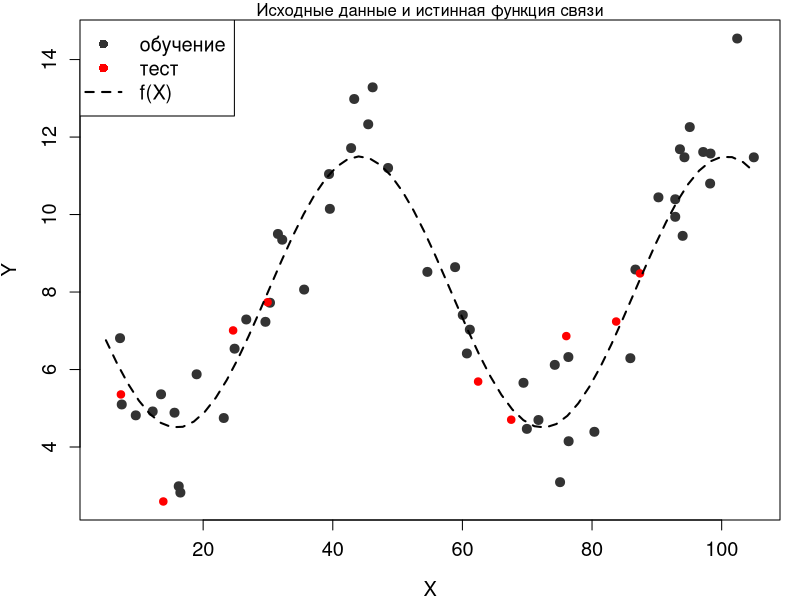
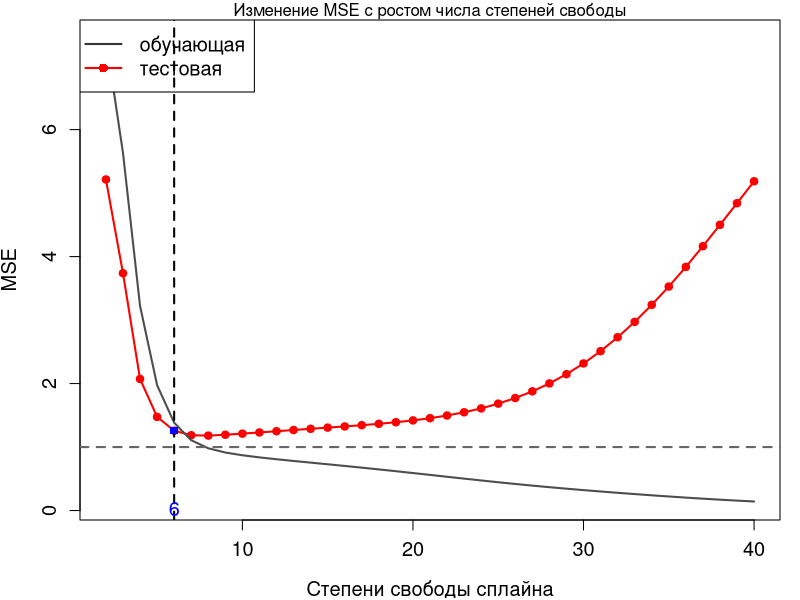
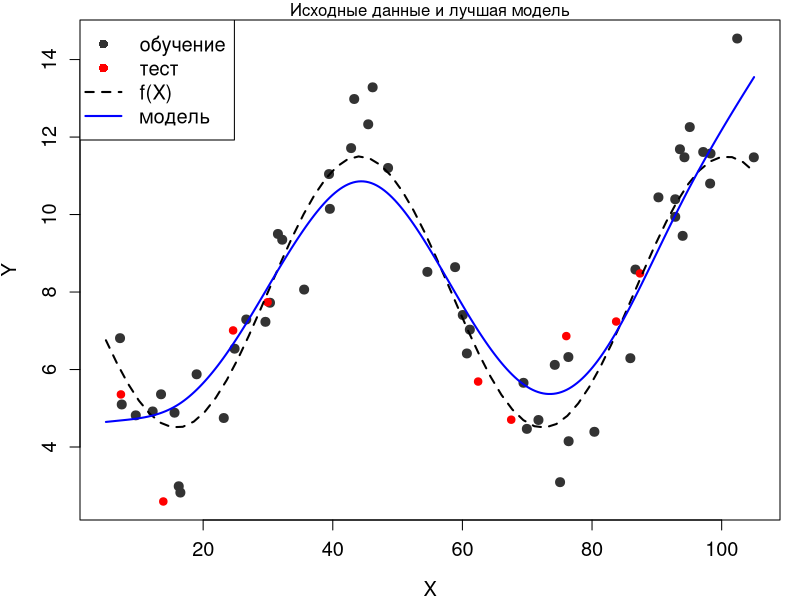
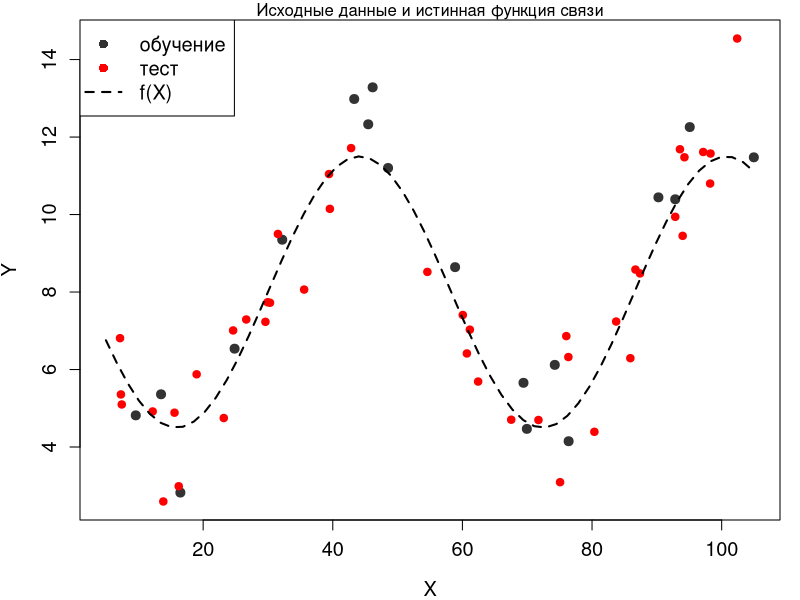
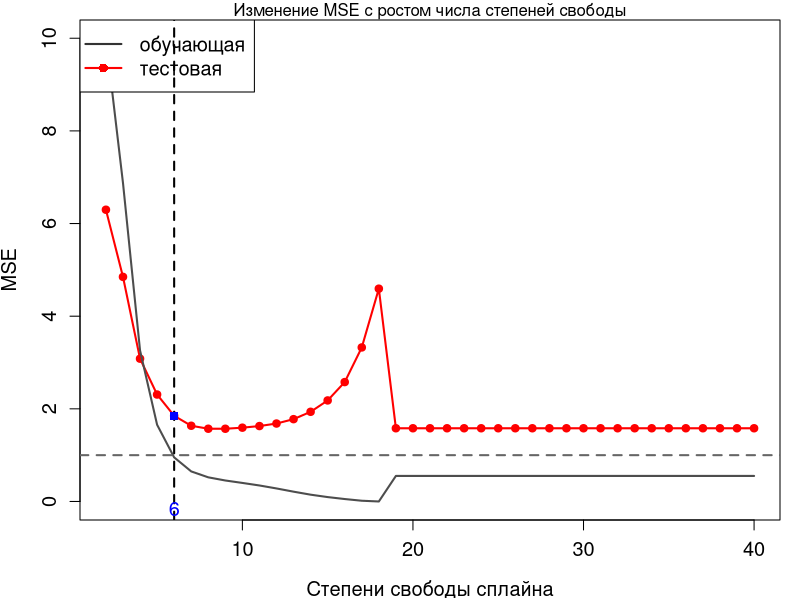
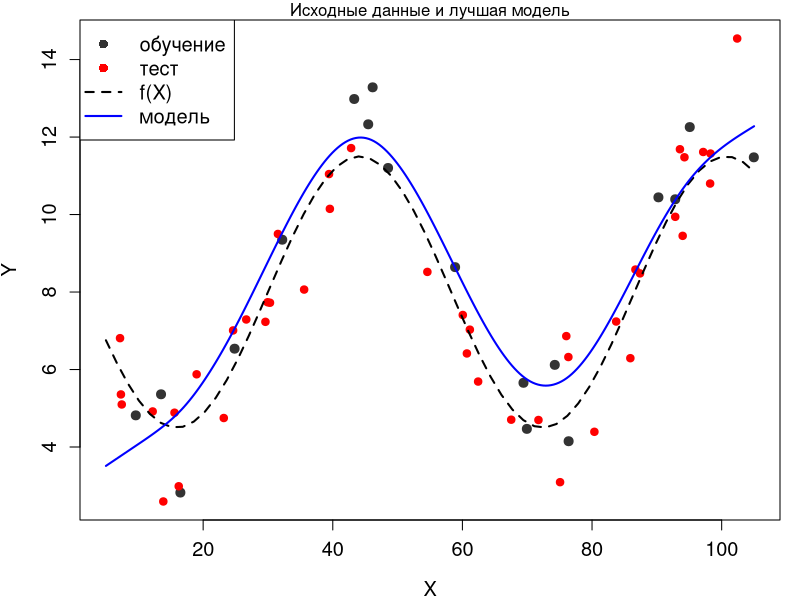

Here is the R script that generated these plots, in order:
## ---- chunk 1

my.seed <- 1486372882    
n.all <- 60              
train.percent <- 0.85   
res.sd <- 1             
x.min <- 5               
x.max <- 105            

set.seed(my.seed)
x <- runif(x.min, x.max, n = n.all)

# случайный шум
set.seed(my.seed)
res <- rnorm(mean = 0, sd = res.sd, n = n.all)

# отбираем наблюдения в обучающую выборку
set.seed(my.seed)
inTrain <- sample(seq_along(x), size = train.percent*n.all)

# истинная функция взаимосвязи
y.func <- function(x) {8+3.5*sin((x - 30)/9)}

# для графика истинной взаимосвязи
x.line <- seq(x.min, x.max, length = n.all)
y.line <- y.func(x.line)

# фактические значения y (с шумом)
y <- y.func(x) + res

# Создаём векторы с данными для построения графиков 

# наблюдения на обучающей выборке
x.train <- x[inTrain]
y.train <- y[inTrain]

# наблюдения на тестовой выборке
x.test <- x[-inTrain]
y.test <- y[-inTrain]
## ---- chunk 2
par(mar = c(4, 4, 1, 1))
x.lim <- c(x.min, x.max)
y.lim <- c(min(y), max(y))

# наблюдения с шумом (обучающая выборка)
plot(x.train, y.train, 
     col = grey(0.2), bg = grey(0.2), pch = 21,
     xlab = 'X', ylab = 'Y', 
     xlim = x.lim, ylim = y.lim, 
     cex = 1.2, cex.lab = 1.2, cex.axis = 1.2)

mtext('Исходные данные и истинная функция связи', side = 3)

# наблюдения тестовой выборки
points(x.test, y.test, col = 'red', bg = 'red', pch = 21)

# истинная функция
lines(x.line, y.line, lwd = 2, lty = 2)

legend('topleft', legend = c('обучение', 'тест', 'f(X)'),
       pch = c(16, 16, NA), 
       col = c(grey(0.2), 'red', 'black'),  
       lty = c(0, 0, 2), lwd = c(1, 1, 2), cex = 1.2)
## ---- chunk 3
mod <- smooth.spline(x = x.train, y = y.train, df = 6)

# модельные значения для расчёта ошибок
y.model.train <- predict(mod, data.frame(x = x.train))$y[, 1]
y.model.test <- predict(mod, data.frame(x = x.test))$y[, 1]

# считаем средний квадрат ошибки на обечающей и тестовой выборке
MSE <- c(sum((y.train - y.model.train)^2) / length(x.train),
         sum((y.test - y.model.test)^2) / length(x.test))
names(MSE) <- c('train', 'test')
round(MSE, 2)
#  Теперь строим модели с df от 2 до 40 

# максимальное число степеней свободы для модели сплайна
max.df <- 40

tbl <- data.frame(df = 2:max.df)   # таблица для записи ошибок
tbl$MSE.train <- 0                 # столбец: ошибки на обучающей выборке
tbl$MSE.test <- 0                  # столбец: ошибки на тестовой выборке

# цикл по степеням свободы
for (i in 2:max.df) {
  # строим модель
  mod <- smooth.spline(x = x.train, y = y.train, df = i)
  
  # модельные значения для расчёта ошибок
  y.model.train <- predict(mod, data.frame(x = x.train))$y[, 1]
  y.model.test <- predict(mod, data.frame(x = x.test))$y[, 1]
  
  # считаем средний квадрат ошибки на обучающей и тестовой выборке
  MSE <- c(sum((y.train - y.model.train)^2) / length(x.train),
           sum((y.test - y.model.test)^2) / length(x.test))
  
  # записываем ошибки в таблицу
  tbl[tbl$df == i, c('MSE.train', 'MSE.test')] <- MSE
}

# первые строки таблицы
head(tbl)
#  График 2: Зависимость MSE от гибкости модели 

plot(x = tbl$df, y = tbl$MSE.test, 
     type = 'l', col = 'red', lwd = 2,
     xlab = 'Степени свободы сплайна', ylab = 'MSE',
     ylim = c(min(tbl$MSE.train, tbl$MSE.test), 
              max(tbl$MSE.train, tbl$MSE.test)),
     cex = 1.2, cex.lab = 1.2, cex.axis = 1.2)


mtext('Изменение MSE с ростом числа степеней свободы', side = 3)

points(x = tbl$df, y = tbl$MSE.test,
       pch = 21, col = 'red', bg = 'red')
lines(x = tbl$df, y = tbl$MSE.train, col = grey(0.3), lwd = 2)
# неустранимая ошибка
abline(h = res.sd, lty = 2, col = grey(0.4), lwd = 2)

legend('topleft', legend = c('обучающая', 'тестовая'),
       pch = c(NA, 16), 
       col = c(grey(0.2), 'red'),  
       lty = c(1, 1), lwd = c(2, 2), cex = 1.2)

# степени свободы у наименьшей ошибки на тестовой выборке
min.MSE.test <- min(tbl$MSE.test)
df.min.MSE.test <- tbl[tbl$MSE.test == min.MSE.test, 'df']

# компромисс между точностью и простотой модели по графику
df.my.MSE.test <- 6
my.MSE.test <- tbl[tbl$df == df.my.MSE.test, 'MSE.test']

# ставим точку на графике
abline(v = df.my.MSE.test, 
       lty = 2, lwd = 2)
points(x = df.my.MSE.test, y = my.MSE.test, 
       pch = 15, col = 'blue')
mtext(df.my.MSE.test, 
      side = 1, line = -1, at = df.my.MSE.test, col = 'blue', cex = 1.2)

## ---- chunk 4
mod.MSE.test <- smooth.spline(x = x.train, y = y.train, df = df.my.MSE.test)

# для гладких графиков модели
x.model.plot <- seq(x.min, x.max, length = 250)
y.model.plot <- predict(mod.MSE.test, data.frame(x = x.model.plot))$y[, 1]

# убираем широкие поля рисунка
par(mar = c(4, 4, 1, 1))

# наименьшие/наибольшие значения по осям
x.lim <- c(x.min, x.max)
y.lim <- c(min(y), max(y))

# наблюдения с шумом (обучающая выборка)
plot(x.train, y.train, 
     col = grey(0.2), bg = grey(0.2), pch = 21,
     xlab = 'X', ylab = 'Y', 
     xlim = x.lim, ylim = y.lim, 
     cex = 1.2, cex.lab = 1.2, cex.axis = 1.2)

mtext('Исходные данные и лучшая модель', side = 3)

# наблюдения тестовой выборки
points(x.test, y.test, 
       col = 'red', bg = 'red', pch = 21)

# истинная функция
lines(x.line, y.line, 
      lwd = 2, lty = 2)

# модель
lines(x.model.plot, y.model.plot, 
      lwd = 2, col = 'blue')

legend('topleft', legend = c('обучение', 'тест', 'f(X)', 'модель'),
       pch = c(16, 16, NA, NA), 
       col = c(grey(0.2), 'red', 'black', 'blue'),  
       lty = c(0, 0, 2, 1), lwd = c(1, 1, 2, 2), cex = 1.2)
## ---- chunk 5
my.seed <- 1486372882    
n.all <- 60              
train.percent <- 0.3  
res.sd <- 1             
x.min <- 5               
x.max <- 105            

set.seed(my.seed)
x <- runif(x.min, x.max, n = n.all)

# случайный шум
set.seed(my.seed)
res <- rnorm(mean = 0, sd = res.sd, n = n.all)

# отбираем наблюдения в обучающую выборку
set.seed(my.seed)
inTrain <- sample(seq_along(x), size = train.percent*n.all)

# истинная функция взаимосвязи
y.func <- function(x) {8+3.5*sin((x-30)/9)}

# для графика истинной взаимосвязи
x.line <- seq(x.min, x.max, length = n.all)
y.line <- y.func(x.line)

# фактические значения y (с шумом)
y <- y.func(x) + res

# Создаём векторы с данными для построения графиков 

# наблюдения на обучающей выборке
x.train <- x[inTrain]
y.train <- y[inTrain]

# наблюдения на тестовой выборке
x.test <- x[-inTrain]
y.test <- y[-inTrain]
#  График 1
par(mar = c(4, 4, 1, 1))
x.lim <- c(x.min, x.max)
y.lim <- c(min(y), max(y))

# наблюдения с шумом (обучающая выборка)
plot(x.train, y.train, 
     col = grey(0.2), bg = grey(0.2), pch = 21,
     xlab = 'X', ylab = 'Y', 
     xlim = x.lim, ylim = y.lim, 
     cex = 1.2, cex.lab = 1.2, cex.axis = 1.2)

mtext('Исходные данные и истинная функция связи', side = 3)

# наблюдения тестовой выборки
points(x.test, y.test, col = 'red', bg = 'red', pch = 21)

# истинная функция
lines(x.line, y.line, lwd = 2, lty = 2)

legend('topleft', legend = c('обучение', 'тест', 'f(X)'),
       pch = c(16, 16, NA), 
       col = c(grey(0.2), 'red', 'black'),  
       lty = c(0, 0, 2), lwd = c(1, 1, 2), cex = 1.2)

# модель 2 (сплайн с df = 6)
mod <- smooth.spline(x = x.train, y = y.train, df = 6)

# модельные значения для расчёта ошибок
y.model.train <- predict(mod, data.frame(x = x.train))$y[, 1]
y.model.test <- predict(mod, data.frame(x = x.test))$y[, 1]

# считаем средний квадрат ошибки на обечающей и тестовой выборке
MSE <- c(sum((y.train - y.model.train)^2) / length(x.train),
         sum((y.test - y.model.test)^2) / length(x.test))
names(MSE) <- c('train', 'test')
round(MSE, 2)
#  Теперь строим модели с df от 2 до 40 

# максимальное число степеней свободы для модели сплайна
max.df <- 40

tbl <- data.frame(df = 2:max.df)   # таблица для записи ошибок
tbl$MSE.train <- 0                 # столбец: ошибки на обучающей выборке
tbl$MSE.test <- 0                  # столбец: ошибки на тестовой выборке

# цикл по степеням свободы
for (i in 2:max.df) {
  # строим модель
  mod <- smooth.spline(x = x.train, y = y.train, df = i)
  
  # модельные значения для расчёта ошибок
  y.model.train <- predict(mod, data.frame(x = x.train))$y[, 1]
  y.model.test <- predict(mod, data.frame(x = x.test))$y[, 1]
  
  # считаем средний квадрат ошибки на обучающей и тестовой выборке
  MSE <- c(sum((y.train - y.model.train)^2) / length(x.train),
           sum((y.test - y.model.test)^2) / length(x.test))
  
  # записываем ошибки в таблицу
  tbl[tbl$df == i, c('MSE.train', 'MSE.test')] <- MSE
}

# первые строки таблицы
head(tbl)
#  График 2: Зависимость MSE от гибкости модели 

plot(x = tbl$df, y = tbl$MSE.test, 
     type = 'l', col = 'red', lwd = 2,
     xlab = 'Степени свободы сплайна', ylab = 'MSE',
     ylim = c(min(tbl$MSE.train, tbl$MSE.test), 
              max(tbl$MSE.train, tbl$MSE.test)),
     cex = 1.2, cex.lab = 1.2, cex.axis = 1.2)


mtext('Изменение MSE с ростом числа степеней свободы', side = 3)

points(x = tbl$df, y = tbl$MSE.test,
       pch = 21, col = 'red', bg = 'red')
lines(x = tbl$df, y = tbl$MSE.train, col = grey(0.3), lwd = 2)
# неустранимая ошибка
abline(h = res.sd, lty = 2, col = grey(0.4), lwd = 2)

legend('topleft', legend = c('обучающая', 'тестовая'),
       pch = c(NA, 16), 
       col = c(grey(0.2), 'red'),  
       lty = c(1, 1), lwd = c(2, 2), cex = 1.2)

# степени свободы у наименьшей ошибки на тестовой выборке
min.MSE.test <- min(tbl$MSE.test)
df.min.MSE.test <- tbl[tbl$MSE.test == min.MSE.test, 'df']

# компромисс между точностью и простотой модели по графику
df.my.MSE.test <- 6
my.MSE.test <- tbl[tbl$df == df.my.MSE.test, 'MSE.test']

# ставим точку на графике
abline(v = df.my.MSE.test, 
       lty = 2, lwd = 2)
points(x = df.my.MSE.test, y = my.MSE.test, 
       pch = 15, col = 'blue')
mtext(df.my.MSE.test, 
      side = 1, line = -1, at = df.my.MSE.test, col = 'blue', cex = 1.2)
#  График 3: Лучшая модель (компромисс между гибкостью и точностью)

mod.MSE.test <- smooth.spline(x = x.train, y = y.train, df = df.my.MSE.test)

# для гладких графиков модели
x.model.plot <- seq(x.min, x.max, length = 250)
y.model.plot <- predict(mod.MSE.test, data.frame(x = x.model.plot))$y[, 1]

# убираем широкие поля рисунка
par(mar = c(4, 4, 1, 1))

# наименьшие/наибольшие значения по осям
x.lim <- c(x.min, x.max)
y.lim <- c(min(y), max(y))

# наблюдения с шумом (обучающая выборка)
plot(x.train, y.train, 
     col = grey(0.2), bg = grey(0.2), pch = 21,
     xlab = 'X', ylab = 'Y', 
     xlim = x.lim, ylim = y.lim, 
     cex = 1.2, cex.lab = 1.2, cex.axis = 1.2)

mtext('Исходные данные и лучшая модель', side = 3)

# наблюдения тестовой выборки
points(x.test, y.test, 
       col = 'red', bg = 'red', pch = 21)

# истинная функция
lines(x.line, y.line, 
      lwd = 2, lty = 2)

# модель
lines(x.model.plot, y.model.plot, 
      lwd = 2, col = 'blue')

legend('topleft', legend = c('обучение', 'тест', 'f(X)', 'модель'),
       pch = c(16, 16, NA, NA), 
       col = c(grey(0.2), 'red', 'black', 'blue'),  
       lty = c(0, 0, 2, 1), lwd = c(1, 1, 2, 2), cex = 1.2)

